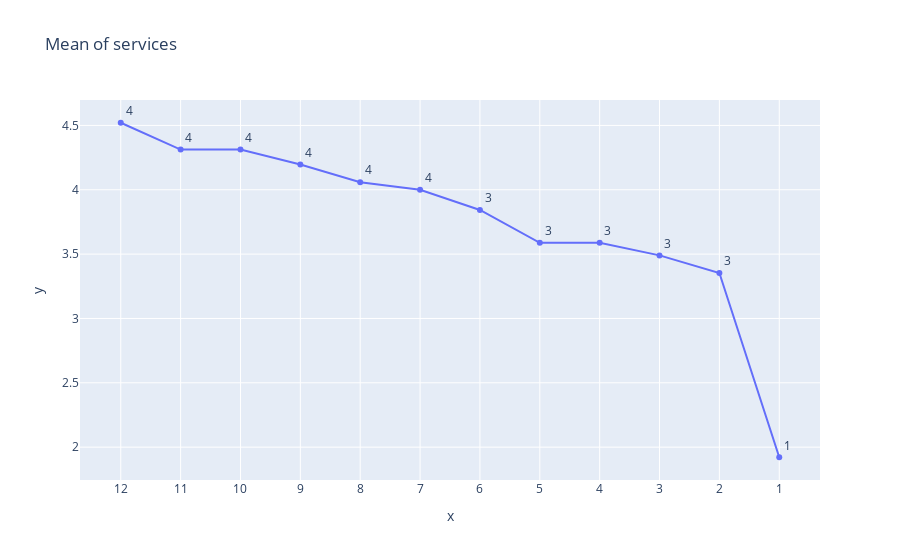

This figure's notebook cell:
### Code cell
# count = 0
# # df_investment.iloc[12]
# for i in range(0,len(df_investment)):
#     if (df_investment.iloc[i]['inv-12'] != df_investment.iloc[i]['inv-1']):
#         count += 1
# print(count)
print(df_fua['fua-12'].mean())
print(df_fua['fua-8'].mean())
print(df_fua['fua-4'].mean())
print(df_fua['fua-1'].mean())

#plot mean of re-organized training dataset
def trainingdata_plotmean(df,title, colname):
    x_axis = []
    y_axis = []
    text = []
    mon = 12
    for i in range(0,mon):
        temp = df[df.columns[len(df.columns)-1-i]].mean()
        y_axis = np.append(y_axis, [temp])
        x_axis = np.append(x_axis,[str(mon - i)])
        text = np.append(text,[np.floor(temp)])
    fig = px.line(df, x=x_axis, y=y_axis, title=title, text=text)
    fig.update_traces(textposition="top right")
    fig.show()
    
trainingdata_plotmean(df_services,"Mean of services",'serv')

### Figure 1 — Plotly figure (JSON) as saved in the notebook; plotly's stock layout.template omitted (floating-point values rounded to 4 significant figures)
{"data": [{"hovertemplate": "x=%{x}<br>y=%{y}<br>text=%{text}<extra></extra>", "legendgroup": "", "line": {"color": "#636efa", "dash": "solid"}, "marker": {"symbol": "circle"}, "mode": "lines+text+markers", "name": "", "orientation": "v", "showlegend": false, "text": [4, 4, 4, 4, 4, 4, 3, 3, 3, 3, 3, 1], "textposition": "top right", "type": "scatter", "x": ["12", "11", "10", "9", "8", "7", "6", "5", "4", "3", "2", "1"], "xaxis": "x", "y": [4.521, 4.312, 4.312, 4.196, 4.059, 4, 3.843, 3.588, 3.588, 3.49, 3.353, 1.922], "yaxis": "y"}], "layout": {"legend": {"tracegroupgap": 0}, "title": {"text": "Mean of services"}, "xaxis": {"anchor": "y", "domain": [0, 1], "title": {"text": "x"}}, "yaxis": {"anchor": "x", "domain": [0, 1], "title": {"text": "y"}}}}
